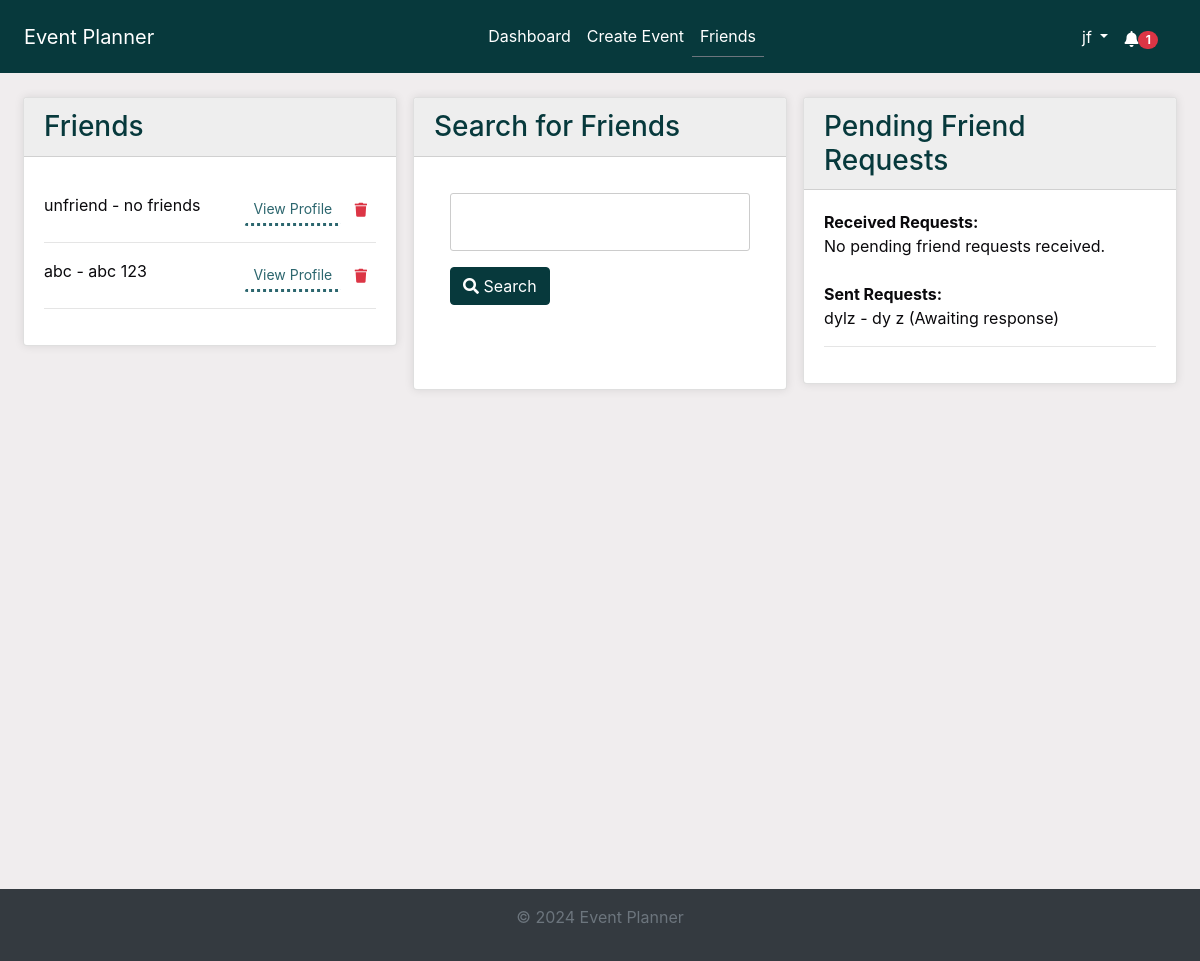
Page /friends/ (signed in) on the committed database.
### accounts/models.py (models this page shows, shortened)
class Friendship(models.Model):
    from_user = models.ForeignKey(
        User, related_name="from_friend", on_delete=models.CASCADE
    )
    to_user = models.ForeignKey(
        User, related_name="to_friend", on_delete=models.CASCADE
    )
    status = models.CharField(
        max_length=20,
        choices=[
            ("pending", "Pending"),
            ("accepted", "Accepted"),
            ("declined", "Declined"),
        ],
    )
    created_at = models.DateTimeField(auto_now_add=True)

### accounts/views.py (the view)
# urls.py: path("friends/", views.friends_page, name="friends_page"),
@login_required
def friends_page(request):
    current_user = request.user
    search_query = ""
    search_results = []
    if "search_query" in request.GET or "user" in request.GET:
        search_form = FriendSearchForm(request.GET)
        if search_form.is_valid():
            search_query = search_form.cleaned_data.get("search_query", "")
            selected_user = search_form.cleaned_data.get("user")
            if selected_user:
                search_results = [selected_user]
            else:
                search_results = User.objects.filter(
                    Q(username__icontains=search_query)
                    | Q(first_name__icontains=search_query)
                    | Q(last_name__icontains=search_query)
                ).exclude(id=current_user.id)
        else:
            search_results = []
    else:
        search_form = FriendSearchForm()
        search_results = []
    friends = Friendship.objects.filter(
        (Q(from_user=current_user) | Q(to_user=current_user))
        & Q(status="accepted")
    )
    pending_requests_received = Friendship.objects.filter(
        Q(to_user=current_user) & Q(status="pending")
    )
    pending_requests_sent = Friendship.objects.filter(
        Q(from_user=current_user) & Q(status="pending")
    )
    context = {
        "search_form": search_form,
        "search_query": search_query,
        "search_results": search_results,
        "friends": friends,
        "pending_requests_received": pending_requests_received,
        "pending_requests_sent": pending_requests_sent,
    }
    return render(request, "accounts/friends.html", context)

### accounts/forms.py
class FriendSearchForm(forms.Form):
    search_query = forms.CharField(max_length=100, label="", required=False)

### accounts/context_processors.py (called while the page is built)
def google_api_key(request):
    return {"GOOGLE_API_KEY": os.getenv("GOOGLE_API_KEY")}

### notifications/context_processors.py (called while the page is built)
def notifications(request):
    if request.user.is_authenticated:
        all_unread_notifications = Notification.objects.filter(
            user=request.user, read=False
        ).order_by("-created_at")
        unread_count = all_unread_notifications.count()
        recent_unread_notifications = all_unread_notifications[:8]
        return {
            "recent_unread_notifications": recent_unread_notifications,
            "unread_count": unread_count,
        }
    return {}

### accounts/templates/accounts/friends.html (shortened to what this page needs)
{% extends 'base.html' %}
{% block content %}
<div class="container-fluid">
    <div class="row">
        <div class="col-lg-4 mb-4">
            <div class="card">
                <div class="card-header bg-primary text-white">
                    <h3 class="mb-0">Friends</h3>
                </div>
                <div class="card-body">
                    <ul class="list-unstyled">
                        {% for friendship in friends %}
                            <li>
                                {% if friendship.from_user == user %}
                                    <div class="d-flex justify-content-between mt-3">
                                        {{ friendship.to_user.username }} - {{ friendship.to_user.first_name }} {{ friendship.to_user.last_name }}
                                        <div>
                                            <a href="{% url 'view_profile' friendship.to_user.id %}" class="btn btn-sm btn-outline-primary ml-2">View Profile</a>
                                            <button class="btn btn-sm btn-outline-danger delete-friend-btn" data-friend-id="{{ friendship.to_user.id }}"><i class="fa fa-trash"></i></button>
                                        </div>
                                    </div>
                                {% endif %}
                            </li>
                            <hr>
                        {% empty %}
                            <li>You have no friends yet.</li>
                        {% endfor %}
                    </ul>
                </div>
            </div>
        </div>
        <div class="col-lg-4 mb-4">
            <div class="card">
                <div class="card-header bg-primary text-white">
                    <h3 class="mb-0">Search for Friends</h3>
                </div>
                <div class="card-body">
                    <form method="get" action="{% url 'friends_page' %}">
                        {{ search_form.as_p }}
                        <button type="submit" class="btn btn-primary"><i class="fa fa-search"></i> Search</button>
                    </form>
                    <br>
                    <br>
                </div>
            </div>
        </div>
        <div class="col-lg-4 mb-4">
            <div class="card">
                <div class="card-header bg-primary text-white">
                    <h3 class="mb-0">Pending Friend Requests</h3>
                </div>
                <div class="card-body">
                    <ul class="list-unstyled">
                        <li><strong>Received Requests:</strong></li>
                        {% for request in pending_requests_received %}
                            <li>
                                {{ request.from_user.username }} - {{ request.from_user.first_name }} {{ request.from_user.last_name }}
                                <a href="{% url 'respond_friend_request' request.id 'accept' %}" class="btn btn-sm btn-outline-success"><i class="fa fa-check"></i> Accept</a>
                                <a href="{% url 'respond_friend_request' request.id 'decline' %}" class="btn btn-sm btn-outline-danger"><i class="fa fa-times"></i> Decline</a>
                            </li>
                            <hr>
                        {% empty %}
                            <li>No pending friend requests received.</li>
                        {% endfor %}
                        <br>
                        <li><strong>Sent Requests:</strong></li>
                        {% for request in pending_requests_sent %}
                            <li>
                                {{ request.to_user.username }} - {{ request.to_user.first_name }} {{ request.to_user.last_name }}
                                <span>(Awaiting response)</span>
                            </li>
                            <hr>
                        {% empty %}
                            <li>No pending friend requests sent.</li>
                        {% endfor %}
                    </ul>
                </div>
            </div>
        </div>
    </div>
</div>
{% endblock %}

### templates/base.html (shortened to what this page needs)
<!DOCTYPE html>
<html lang="en">
<head>
    {% load static %}
    <link rel="stylesheet" href="https://stackpath.bootstrapcdn.com/bootstrap/4.5.2/css/bootstrap.min.css">
    <link rel="stylesheet" href="{% static 'css/styles.css' %}">
    <link rel="stylesheet" href="https://cdnjs.cloudflare.com/ajax/libs/font-awesome/5.15.4/css/all.min.css">
    <link rel="stylesheet" href="https://cdnjs.cloudflare.com/ajax/libs/fullcalendar/3.10.2/fullcalendar.min.css" />
</head>
<body class="c-app">
    <header class="c-header c-header-light c-header-fixed">
        <nav class="navbar navbar-expand-lg navbar-light">
            <a class="navbar-brand" href="{% url 'home' %}">Event Planner</a>
            <div class="collapse navbar-collapse" id="navbarSupportedContent">
                {% if user.is_authenticated %}
                <ul class="navbar-nav mx-auto">
                    <li class="nav-item {% if request.resolver_match.url_name == 'dashboard' %}active{% endif %}">
                        <a class="nav-link" href="{% url 'dashboard' %}">Dashboard</a>
                    </li>
                    <li class="nav-item {% if request.resolver_match.url_name == 'create_event' %}active{% endif %}">
                        <a class="nav-link" href="{% url 'create_event' %}">Create Event</a>
                    </li>
                    <li class="nav-item {% if request.resolver_match.url_name == 'friends_page' %}active{% endif %}">
                        <a class="nav-link" href="{% url 'friends_page' %}">Friends</a>
                    </li>
                    {% endif %}
                </ul>
                {% if user.is_authenticated %}
                <ul class="navbar-nav d-flex">
                    <li class="nav-item dropdown">
                        <a class="nav-link dropdown-toggle" href="#" id="profileLink" role="button" data-toggle="dropdown" aria-haspopup="true" aria-expanded="false">
                            {{ user.username }}
                        </a>
                    </li>
                </ul>
                {% endif %}
            </div>
            {% if user.is_authenticated %}
                <ul class="navbar-nav ml-auto d-flex">
                    <li class="nav-item">
                        <a class="nav-link" href="#" id="notificationBell" role="button" data-toggle="dropdown" aria-haspopup="true" aria-expanded="false">
                            <i class="fas fa-bell"></i>
                            {% if unread_count > 0 %}
                                <span class="badge badge-pill badge-danger">{{ unread_count }}</span>
                            {% endif %}
                        </a>
                    </li>
                </ul>
            {% endif %}
        </nav>
    </header>
    <main class="c-main">
        <div class="container-fluid">
            <div class="fade-in">
                {% block content %}{% endblock %}
            </div>
        </div>
    </main>
    <footer class="footer mt-auto py-3">
        <div class="container text-center">
            <p class="text-muted">&copy; 2024 Event Planner</p>
        </div>
    </footer>
</body>
</html>

### static/css/styles.css (style rules this page uses)
* { box-sizing: border-box; }
body, html { margin: 0; padding: 0; font-family: var(--font-family-sans-serif); background-color: var(--background); color: var(--text); height: 100%; }
:root { --primary: #07393c; --secondary: #2C666E; --accent: #90DDF0; --background: #F0EDEE; --text: #0A090C; --heading-bg: #eeeeee; --white: #fff; --gray: #6c757d; --gray-dark: #343a40; --success: #28a745; --info: #17a2b8; --warning: #ffc107; --danger: #dc3545; --light: #f8f9fa; --dark: #343a40; --breakpoint-xs: 0; --breakpoint-sm: 576px; --breakpoint-md: 768px; --breakpoint-lg: 992px; --breakpoint-xl: 1200px; --font-family-sans-serif: -apple-system, BlinkMacSystemFont, "Segoe UI", Roboto, "Helvetica Neue", Arial, "Noto Sans", sans-serif, "Apple Color Emoji", "Segoe UI Emoji", "Segoe UI Symbol", "Noto Color Emoji"; --font-family-monospace: SFMono-Regular, Menlo, Monaco, Consolas, "Liberation Mono", "Courier New", monospace; }
.container-fluid { display: flex; flex-direction: column; min-height: 100vh; }
.row { flex: 1; display: flex; }
.bg-primary { background-color: var(--primary) !important; }
.btn-primary { background-color: var(--primary) !important; border-color: var(--primary) !important; }
.btn-outline-success:not(:disabled):not(.disabled):active:focus, .btn-outline-primary:not(:disabled):not(.disabled):active:focus, .btn-outline-danger, .btn-outline-primary.focus, .btn-outline-primary:focus, .btn.focus, .btn:focus { box-shadow: none; }
.btn-outline-primary:not(:disabled):not(.disabled):active, .btn-outline-success:not(:disabled):not(.disabled):active, .btn-outline-success, .btn-outline-primary { color: var(--secondary); border-color: transparent; border-bottom: 3px dotted var(--secondary); background-color: transparent; }
.btn-outline-danger { border-color: transparent; }
header { background-color: var(--primary) !important; color: var(--white) !important; padding: .5rem !important; margin-bottom: 1rem !important; }
header a, header .navbar-brand, header .nav-link { color: var(--white) !important; }
.card-header { background-color: var(--heading-bg) !important; color: var(--primary) !important; }
footer { background-color: var(--dark) !important; color: var(--white) !important; padding: 1rem !important; text-align: center !important; margin-top: auto; }
.container-fluid>.row>div { margin: 0; padding: 0.5rem; }
.upcoming-events, .your-events, form { padding: 1rem; box-shadow: 0 0 10px rgba(0, 0, 0, .1); background-color: var(--white); border-radius: 5px; }
.upcoming-events, .your-events, form { box-shadow: none; }
#id_search_query { width: 100%; padding: 1rem; border: 1px solid #ccc; border-radius: 3px; }
.card { box-shadow: 0 0 10px rgba(0, 0, 0, .1); }
.navbar-nav.mx-auto { flex: 1; justify-content: center; }
#notificationBell { margin-right: 10px; padding-top: .9rem; display: flex; justify-content: flex-end; }
.active { border-bottom: 1px solid var(--gray); }

### rows in the picture
Friendship: to_user.username "unfriend", to_user.first_name "no", to_user.last_name "friends"
Friendship: to_user.username "abc", to_user.first_name "abc", to_user.last_name "123"
Friendship: to_user.username "dylz", to_user.first_name "dy", to_user.last_name "z"

### other values in the picture
{{ user.username }} "jf"
{{ unread_count }} "1"
